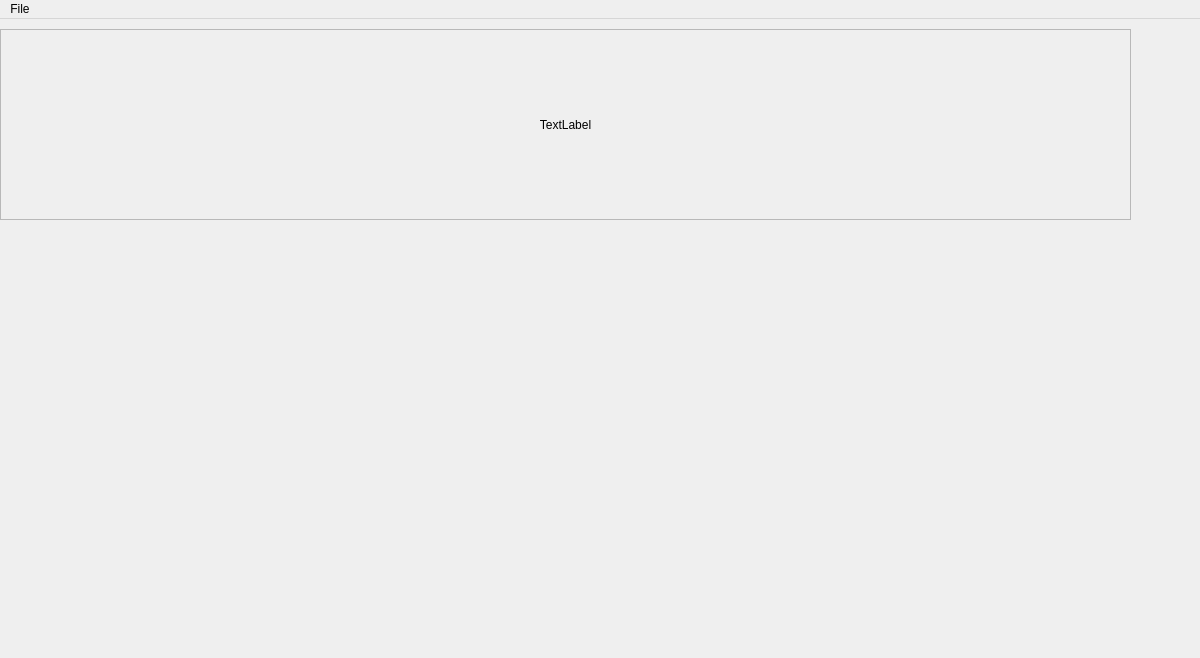
<?xml version="1.0" encoding="UTF-8"?>
<ui version="4.0">
 <class>MainWindow</class>
 <widget class="QMainWindow" name="MainWindow">
  <property name="geometry">
   <rect>
    <x>0</x>
    <y>0</y>
    <width>1200</width>
    <height>658</height>
   </rect>
  </property>
  <property name="windowTitle">
   <string>MainWindow</string>
  </property>
  <widget class="QWidget" name="centralWidget">
   <widget class="QFrame" name="pictureFrame">
    <property name="geometry">
     <rect>
      <x>0</x>
      <y>10</y>
      <width>1131</width>
      <height>191</height>
     </rect>
    </property>
    <property name="frameShape">
     <enum>QFrame::StyledPanel</enum>
    </property>
    <property name="frameShadow">
     <enum>QFrame::Raised</enum>
    </property>
    <widget class="QLabel" name="pictureLabel">
     <property name="geometry">
      <rect>
       <x>0</x>
       <y>5</y>
       <width>1131</width>
       <height>181</height>
      </rect>
     </property>
     <property name="text">
      <string>TextLabel</string>
     </property>
     <property name="alignment">
      <set>Qt::AlignCenter</set>
     </property>
    </widget>
   </widget>
   <widget class="QWidget" name="layoutWidget">
    <property name="geometry">
     <rect>
      <x>0</x>
      <y>210</y>
      <width>1131</width>
      <height>421</height>
     </rect>
    </property>
    <layout class="QHBoxLayout" name="filtersLayout" stretch="">
     <property name="spacing">
      <number>1</number>
     </property>
    </layout>
   </widget>
  </widget>
  <widget class="QMenuBar" name="menuBar">
   <property name="geometry">
    <rect>
     <x>0</x>
     <y>0</y>
     <width>1200</width>
     <height>31</height>
    </rect>
   </property>
   <widget class="QMenu" name="menuFile">
    <property name="title">
     <string>File</string>
    </property>
    <addaction name="actionOpenPicture"/>
    <addaction name="actionSaveAs"/>
    <addaction name="actionExit"/>
   </widget>
   <addaction name="menuFile"/>
  </widget>
  <action name="actionOpenPicture">
   <property name="text">
    <string>OpenPicture</string>
   </property>
  </action>
  <action name="actionSaveAs">
   <property name="text">
    <string>SaveAs</string>
   </property>
  </action>
  <action name="actionExit">
   <property name="text">
    <string>Exit</string>
   </property>
  </action>
 </widget>
 <layoutdefault spacing="6" margin="11"/>
 <resources/>
 <connections/>
</ui>
